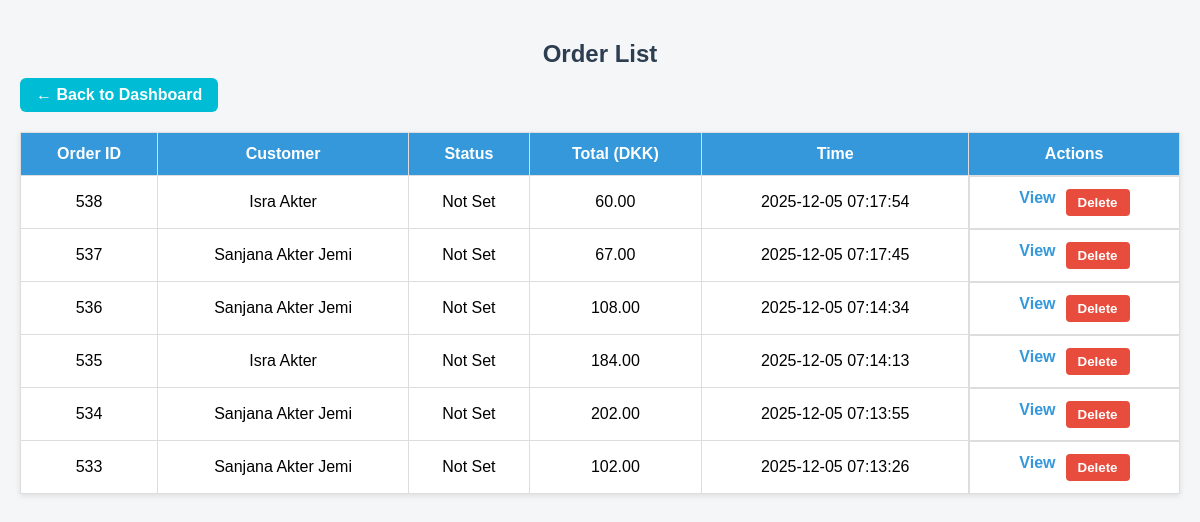
The page /admin/order/list (signed in) on the database its author committed.
### tables this page shows
CREATE TABLE `order` (
  `order_id` int(15) UNSIGNED NOT NULL,
  `customer_id` int(6) UNSIGNED NOT NULL,
  `status` varchar(50) DEFAULT NULL,
  `placed_at` datetime NOT NULL DEFAULT current_timestamp(),
  `comments` text DEFAULT NULL,
  `final_amount` decimal(8,2) NOT NULL,
  `waiting_time` int(11) DEFAULT NULL,
  `feedback` text DEFAULT NULL
);

CREATE TABLE `customer` (
  `customer_id` int(11) UNSIGNED NOT NULL,
  `name` varchar(25) NOT NULL DEFAULT 'Not Null',
  `email` varchar(55) NOT NULL,
  `password_hash` text NOT NULL DEFAULT 'Not Null',
  `account_status` varchar(15) DEFAULT NULL,
  `avatar` varchar(255) DEFAULT NULL
);

### config/autoload.php (called while the page is built, shortened)
<?php
spl_autoload_register(function ($className) {
    $prefix = 'App\\';
  $baseDir = __DIR__ . '/../app/';
     $len = strlen($prefix);
    $relativeClass = substr($className, $len);
       $file = $baseDir . str_replace('\\', '/', $relativeClass) . '.php';
});

### app/controllers/AdminController.php (called while the page is built, shortened)
<?php
class AdminController
{
    public function orderList()
    {
        $orderModel = new OrderModel();
        $orders = $orderModel->getAllOrdersWithCustomer();
        $statuses = OrderModel::getAvailableStatuses();
      View::render('admin.order_list', [
        'orders'   => $orders,
        'statuses' => $statuses
    ]);
    }
}

### index.php (called while the page is built, shortened)
<?php
$config = require_once __DIR__ . '/config/config.php';
require_once $config['autoload'] ?? __DIR__ . '/config/autoload.php';
require_once __DIR__ . '/app/core/Router.php';

### app/models/OrderModel.php (called while the page is built, shortened)
<?php
class OrderModel
{
    public static function getAllOrdersWithCustomer(): array
    {
        try {
            $db = Database::connect();
            $stmt = $db->prepare("
            SELECT o.order_id, o.status, o.placed_at, o.final_amount, o.waiting_time,
                   c.name AS customer_name
            FROM `order` o
            JOIN customer c ON o.customer_id = c.customer_id
            ORDER BY o.placed_at DESC
        ");
            $stmt->execute();
            return $stmt->fetchAll(PDO::FETCH_ASSOC);
        } catch (PDOException $e) {
            error_log('OrderModel::getAllOrdersWithCustomer error: ' . $e->getMessage());
            return [];
        }
    }
}

### app/views/admin/order_list.php (the view, shortened to what this page needs)
<!DOCTYPE html>
<html lang="en">
<head>
    <link rel="stylesheet" href="/quick_serve/assets/css/admin/order_list.css?v=<?= time() ?>" />
</head>
<body>
    <h2>Order List</h2>
    <div class="top-bar">
        <a href="/quick_serve/admin/dashboard" class="dashboard-button">← Back to Dashboard</a>
    </div>
    <table>
        <thead>
            <tr>
                <th>Order ID</th>
                <th>Customer</th>
                <th>Status</th>
                <th>Total (DKK)</th>
                <th>Time</th>
                <th>Actions</th>
            </tr>
        </thead>
        <tbody>
            <?php foreach ($orders as $order): ?>
                <tr>
                    <td><?= $order['order_id'] ?></td>
                    <td><?= htmlspecialchars($order['customer_name']) ?></td>
                    <td>
                        <?= $order['status'] === null || $order['status'] === ''
                            ? 'Not Set'
                            : htmlspecialchars($order['status']) ?>
                    </td>
                    <td><?= number_format($order['final_amount'], 2) ?></td>
                    <td><?= $order['placed_at'] ?></td>
                    <td class="actions">
                        <a href="/quick_serve/admin/order/view?id=<?= $order['order_id'] ?>">View</a>
                        <form method="post" action="/quick_serve/admin/order/delete" style="display:inline;">
                            <button type="submit" onclick="return confirm('Delete this order?')">Delete</button>
                        </form>
                    </td>
                </tr>
            <?php endforeach; ?>
        </tbody>
    </table>
</body>
</html>

### app/core/Router.php (shortened to what this page needs)
<?php
$routes = require_once __DIR__ . '/../../config/routes.php';
$path = rtrim(parse_url($_SERVER['REQUEST_URI'], PHP_URL_PATH), '/');
$baseFolder = '/quick_serve';
if (strpos($path, $baseFolder) === 0) {
    $path = substr($path, strlen($baseFolder));
}
if (isset($routes[$path])) {
    [$controllerName, $method] = $routes[$path];
    $fullyQualifiedController = 'App\\Controllers\\' . $controllerName;
    if (class_exists($fullyQualifiedController)) {
        $controller = new $fullyQualifiedController();
        if (method_exists($controller, $method)) {
            $controller->$method();
        } else {
            require_once __DIR__ . '/../views/errors/404.php';
        }
    } else {
        require_once __DIR__ . '/../views/errors/404.php';
    }
} else {
    require_once __DIR__ . '/../views/errors/404.php';
}

### app/core/View.php (shortened to what this page needs)
<?php
class View
{
   public static function render($viewPath, $data = [])
{
    $viewFile = __DIR__ . '/../views/' . str_replace('.', '/', $viewPath) . '.php';
    if (file_exists($viewFile)) {
        extract($data);
        include $viewFile;
    } else {
        error_log("View not found: " . $viewFile);
        echo "<h3>404 - View not found</h3>";
    }
}
}

### assets/css/admin/order_list.css (style rules this page uses)
body { font-family: Arial, sans-serif; background: #f4f6f8; padding: 20px; margin: 0; }
h2 { text-align: center; color: #2c3e50; margin-bottom: 10px; }
.top-bar { display: flex; justify-content: flex-start; margin-bottom: 15px; }
.dashboard-button { display: inline-block; background: #00bcd4; color: white; padding: 8px 16px; border-radius: 6px; text-decoration: none; font-weight: bold; transition: background 0.3s ease; }
table { width: 100%; border-collapse: collapse; margin-top: 20px; background: #fff; box-shadow: 0 2px 6px rgba(0,0,0,0.1); }
th, td { padding: 12px; border: 1px solid #ddd; text-align: center; }
th { background-color: #3498db; color: white; }
.actions { display: flex; justify-content: center; gap: 10px; }
.actions a, .actions form button { background: none; border: none; color: #3498db; font-weight: bold; text-decoration: none; cursor: pointer; transition: color 0.3s ease; }
.actions form button { background: #e74c3c; color: white; padding: 6px 12px; border-radius: 4px; }

### rows shown on the page
order: order_id "538", customer.name "Isra Akter", shows "Not Set", final_amount "60.00", placed_at "2025-12-05 07:17:54"
order: order_id "537", customer.name "Sanjana Akter Jemi", shows "Not Set", final_amount "67.00", placed_at "2025-12-05 07:17:45"
order: order_id "536", customer.name "Sanjana Akter Jemi", shows "Not Set", final_amount "108.00", placed_at "2025-12-05 07:14:34"
order: order_id "535", customer.name "Isra Akter", shows "Not Set", final_amount "184.00", placed_at "2025-12-05 07:14:13"
order: order_id "534", customer.name "Sanjana Akter Jemi", shows "Not Set", final_amount "202.00", placed_at "2025-12-05 07:13:55"
order: order_id "533", customer.name "Sanjana Akter Jemi", shows "Not Set", final_amount "102.00", placed_at "2025-12-05 07:13:26"
